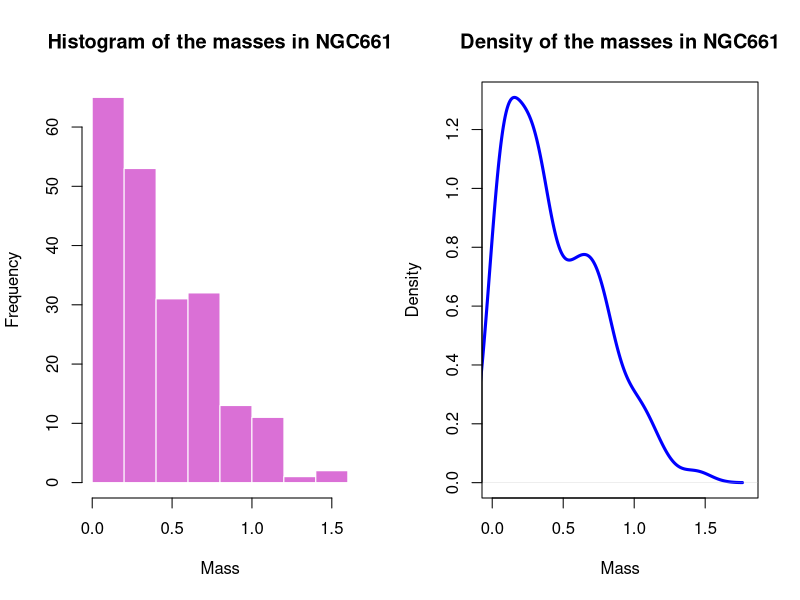
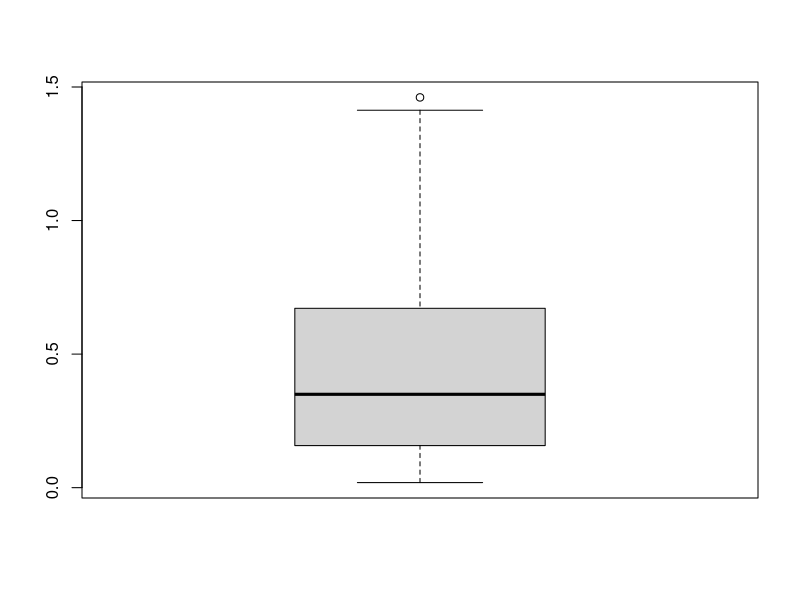

Write the R code that produced these figures, in order.
## ---- chunk 1
df <- read.csv("NGC6611.csv")

# histogram and density ---------------------------------------------------

par(mfrow = c(1,2))
hist(df$Mass, col = 'orchid', border = 'white',
     main = "Histogram of the masses in NGC661", xlab = "Mass")

d <- density(df$Mass)
plot(d, col = "blue", lwd = 3, xlim = c(0, 1.8),
     main = "Density of the masses in NGC661", xlab = "Mass")

par(mfrow = c(1,1))

## ---- chunk 2
# boxplot -----------------------------------------------------------------

b <- boxplot(df$Mass)
stats <-c(b$stats)
names(stats) <- c("lower whisker", "lower hinge", "median", "upper hinge", "upper whisker")

c(stats, IQR = IQR(df$Mass), outlier = b$out)

## ---- chunk 3
# skewness and kurtosis functions -----------------------------------------

# sample skewness
skewn <- function (X) {
  n <- length(X)
  num <- 1 / n * sum((X-mean(X))^3)
  den <- 1 / (n-1) * sum((X-mean(X))^2)
    
  num/(den^(3/2))
}
# skewness is a measure of asymmetry around the mean.

# sample kurtosis
kurt <- function(x) {
  mea <- mean(x)
  m4 <- sum((x - mea)^4)/length(x)
  m2 <- sum((x - mea)^2)/length(x) 
  
  return(m4/(m2^2))
}

# summary statistics ------------------------------------------------------

round(c(mean = mean(df$Mass), median = median(df$Mass), variance = var(df$Mass), 
        skewness = skewn(df$Mass), kurtosis = kurt(df$Mass)), 3)

